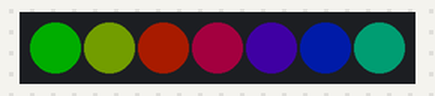
Simulated run of this sketch. Board: Arduino Uno, built with avr-gcc and run on an emulated ATmega328P. On the bench: 7 RGB LEDs in strip order, left to right. Dim RGB values are drawn brighter than linear.

Above: at 0.15 s.
At 5.3 s:
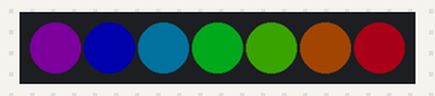
At 9.84 s:
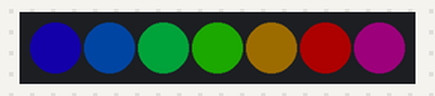
At 19.84 s:
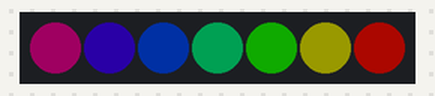
At 29.84 s:
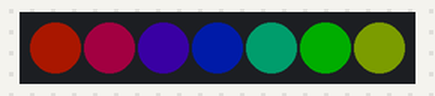
At 39.84 s:
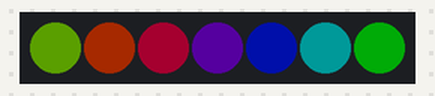
Timing chart, 0 to 40.0 s (numbered marks = the images above):
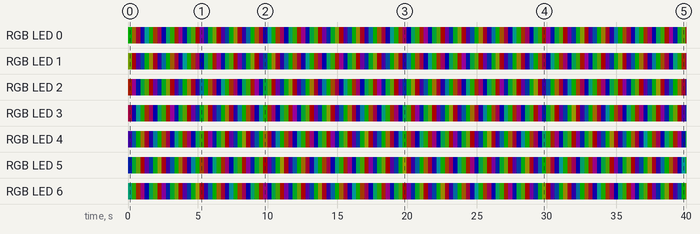

The sketch:

rainbowswirl.ino
```cpp
// vim: set ts=2 expandtab:
// Please don't move or delete the line above!  Thx, Holly
/** Turn on one blue pixel at position '0'
 *
 * This demonstrates the pixel strip definition, the setup and main loop
 * code for the FLORA and a NeoPixel ring.
 *
 */
#include <Adafruit_NeoPixel.h>

#define PIN 		6
#define NUM_PIXELS	7

/*
 * The pixel ring is defined "at compile" time.  Since the hardware
 * probably doesn't that often, it is ok that the number of pixels
 * and pin wired to the pixels is fixed.
 */
Adafruit_NeoPixel pixels = Adafruit_NeoPixel(
  NUM_PIXELS,			// how many pixels on strip?
  PIN,				// output pin?
  NEO_GRB + NEO_KHZ800		// type of pixels?
);

int brightness = 0;

// This is code was adapted from code from Adafruit
// Makes the rainbow equally distributed throughout
void rainbowCycle(uint8_t wait) {
  uint16_t i, j;

  for(j=0; j<256*5; j++) { // 5 cycles of all colors on wheel
    for(i=0; i< pixels.numPixels(); i++) {
      pixels.setPixelColor(i, Wheel(((i * 256 / pixels.numPixels()) + j) & 255));
    }
    pixels.show();
    delay(wait);
  }
}

// This is code from Adafruit
// Input a value 0 to 255 to get a color value.
// The colours are a transition r - g - b - back to r.
uint32_t Wheel(byte WheelPos) {
  if(WheelPos < 85) {
    return pixels.Color(WheelPos * 3, 255 - WheelPos * 3, 0);
  } else if(WheelPos < 170) {
    WheelPos -= 85;
    return pixels.Color(255 - WheelPos * 3, 0, WheelPos * 3);
  } else {
    WheelPos -= 170;
    return pixels.Color(0, WheelPos * 3, 255 - WheelPos * 3);
  }
}


/*
 * This function is called when the FLORA "boots up" and is
 * responsible for initializing the hardware, setting any globals
 * and getting ready to run.
 */
void setup() {
	pixels.begin();
	pixels.setBrightness(50);

}


/*
 * This function is called continuously once the FLORA is running.
 * It doesn't need to ever return, but if it does it will be called
 * again.
 *
 * The pixels.setPixelColor() function takes four arguments:
 * 1. The pixel number (0 is the very first)
 * 2. The red intensity (0 is off, 255 is max)
 * 3. The green intensity
 * 4. The blue intensity
 */

void loop() {
  rainbowCycle(5);

}
```

Measured:
- by itself, RGB LED 0: off → RGB(0, 50, 0) at 0.00 s, → RGB(31, 19, 0) 0.30 s later, → RGB(38, 0, 12) 0.30 s later, → RGB(6, 0, 44) 0.30 s later, … (133 changes in this stretch)
- by itself, RGB LED 2: off → RGB(43, 7, 0) at 0.00 s, → RGB(26, 0, 24) 0.30 s later, → RGB(0, 5, 45) 0.30 s later, → RGB(0, 37, 13) 0.30 s later, … (133 changes in this stretch)
